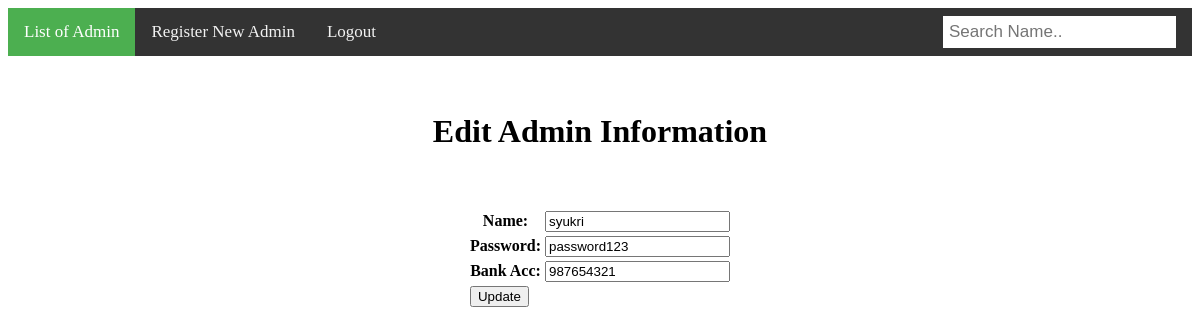
The page /edit.php?id=3 on the database its author committed.
### tables this page shows
CREATE TABLE IF NOT EXISTS `tbl_user` (
  `user_id` int(11) NOT NULL AUTO_INCREMENT,
  `user_uname` varchar(255) NOT NULL,
  `user_password` varchar(255) NOT NULL,
  `user_bankaccount` varchar(16) DEFAULT NULL,
  PRIMARY KEY (`user_id`)
);

### edit.php (the view, shortened to what this page needs)
<?php
include 'adminconnect.php';
    $sql = "SELECT * FROM tbl_user WHERE `user_id` = '{$_GET['id']}'";
    $query=mysqli_query($con, $sql);
    $row = mysqli_fetch_array($query);
?>
<!DOCTYPE html>
<html>
    <body>
        <center>
            <h1>Edit Admin Information</h1>
        <form action="" method="get">
            <table>
                <tr>
                    <th>Name: </th>
                    <td><input type="text" name="name" value="<?php echo $name = $row['user_uname']; ?>"></td>
                </tr>
                <br>
                <tr>
                    <th>Password: </th>
                    <td><input type="text" name="password" value="<?php echo $password = $row['user_password']; ?>"></td>
                </tr>
                <br>
                <tr>
                    <th>Bank Acc: </th>
                    <td><input type="number" name="bankacc" value="<?php echo $bankacc = $row['user_bankaccount']; ?>"></td>
                </tr>
                <tr>
                    <center><td><button type="submit" name="update">Update</button></td></center>
                </tr>
            </table>
        </form>
        </center>
    </body>
</html>

### rows shown on the page
tbl_user: name "syukri", password "password123", bankacc "987654321"
